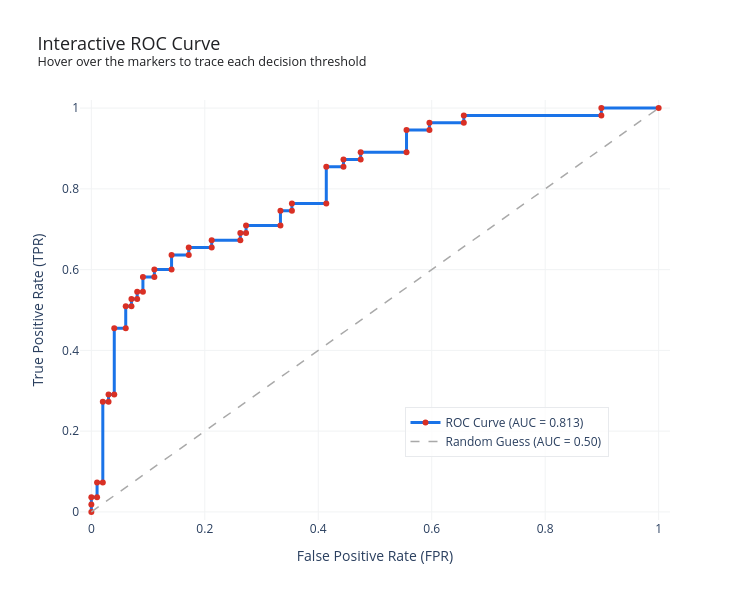

Notebook code for this chart:
### Code cell
import plotly.graph_objects as go
from sklearn.metrics import auc

# 1. Compute the AUC score using your existing arrays
roc_auc = auc(fpr, tpr)

# 2. Format thresholds for the hover box (converts 'inf' to readable text)
thresholds_clean = [f"{t:.4f}" if np.isfinite(t) else "inf (Origin Anchor)" for t in thresholds]

# 3. Construct the Plotly visualization
fig = go.Figure()

# Plot your custom ROC Curve
fig.add_trace(go.Scatter(
    x=fpr,
    y=tpr,
    mode='lines+markers',
    name=f'ROC Curve (AUC = {roc_auc:.3f})',
    line=dict(color='#1A73E8', width=3), # Modern tech blue line
    marker=dict(size=6, color='#D93025'), # Distinct red marker points for thresholds
    text=thresholds_clean,
    hovertemplate=(
        "<b>Threshold:</b> %{text}<br>" +
        "<b>FPR (X):</b> %{x:.4f}<br>" +
        "<b>TPR (Y):</b> %{y:.4f}<br>" +
        "<extra></extra>"
    )
))

# Plot the 45-degree Random Guess baseline
fig.add_trace(go.Scatter(
    x=[0, 1],
    y=[0, 1],
    mode='lines',
    name='Random Guess (AUC = 0.50)',
    line=dict(color='darkgray', width=1.5, dash='dash')
))

# 4. Clean and professional layout styling
fig.update_layout(
    title=dict(
        text='Interactive ROC Curve<br><sup>Hover over the markers to trace each decision threshold</sup>',
        font=dict(size=18, color='#202124')
    ),
    xaxis_title='False Positive Rate (FPR)',
    yaxis_title='True Positive Rate (TPR)',
    xaxis=dict(range=[-0.02, 1.02], gridcolor='#F1F3F4', zeroline=False),
    yaxis=dict(range=[-0.02, 1.02], gridcolor='#F1F3F4', zeroline=False),
    width=750,
    height=600,
    plot_bgcolor='white',
    paper_bgcolor='white',
    legend=dict(x=0.55, y=0.15, bgcolor='rgba(255, 255, 255, 0.8)', bordercolor='#E8EAED', borderwidth=1),
    hovermode='closest'
)

# Run this to render the interactive plot in your notebook/browser
fig.show()

### Figure 1 — Plotly figure (JSON) as saved in the notebook; plotly's stock layout.template omitted (floating-point values rounded to 4 significant figures)
{"data": [{"hovertemplate": "<b>Threshold:</b> %{text}<br><b>FPR (X):</b> %{x:.4f}<br><b>TPR (Y):</b> %{y:.4f}<br><extra></extra>", "line": {"color": "#1A73E8", "width": 3}, "marker": {"color": "#D93025", "size": 6}, "mode": "lines+markers", "name": "ROC Curve (AUC = 0.813)", "text": ["inf (Origin Anchor)", "0.9712", "0.9681", "0.9563", "0.9026", "0.8973", "0.8010", "0.7782", "0.7779", "0.7773", "0.7329", "0.7243", "0.6833", "0.6752", "0.6610", "0.6608", "0.6556", "0.6497", "0.6394", "0.6167", "0.6058", "0.5837", "0.5504", "0.5395", "0.5342", "0.5030", "0.5024", "0.4204", "0.4202", "0.4086", "0.3809", "0.3390", "0.3272", "0.3030", "0.3027", "0.2573", "0.2407", "0.2253", "0.2251", "0.2084", "0.2049", "0.1635", "0.1404", "0.1282", "0.1270", "0.1145", "0.1143", "0.0415", "0.0405", "0.0042"], "type": "scatter", "x": [0, 0, 0, 0.0101, 0.0101, 0.0202, 0.0202, 0.0303, 0.0303, 0.0404, 0.0404, 0.06061, 0.06061, 0.07071, 0.07071, 0.08081, 0.08081, 0.09091, 0.09091, 0.1111, 0.1111, 0.1414, 0.1414, 0.1717, 0.1717, 0.2121, 0.2121, 0.2626, 0.2626, 0.2727, 0.2727, 0.3333, 0.3333, 0.3535, 0.3535, 0.4141, 0.4141, 0.4444, 0.4444, 0.4747, 0.4747, 0.5556, 0.5556, 0.596, 0.596, 0.6566, 0.6566, 0.899, 0.899, 1], "y": [0, 0.01818, 0.03636, 0.03636, 0.07273, 0.07273, 0.2727, 0.2727, 0.2909, 0.2909, 0.4545, 0.4545, 0.5091, 0.5091, 0.5273, 0.5273, 0.5455, 0.5455, 0.5818, 0.5818, 0.6, 0.6, 0.6364, 0.6364, 0.6545, 0.6545, 0.6727, 0.6727, 0.6909, 0.6909, 0.7091, 0.7091, 0.7455, 0.7455, 0.7636, 0.7636, 0.8545, 0.8545, 0.8727, 0.8727, 0.8909, 0.8909, 0.9455, 0.9455, 0.9636, 0.9636, 0.9818, 0.9818, 1, 1]}, {"line": {"color": "darkgray", "dash": "dash", "width": 1.5}, "mode": "lines", "name": "Random Guess (AUC = 0.50)", "type": "scatter", "x": [0, 1], "y": [0, 1]}], "layout": {"height": 600, "hovermode": "closest", "legend": {"bgcolor": "rgba(255, 255, 255, 0.8)", "bordercolor": "#E8EAED", "borderwidth": 1, "x": 0.55, "y": 0.15}, "paper_bgcolor": "white", "plot_bgcolor": "white", "title": {"font": {"color": "#202124", "size": 18}, "text": "Interactive ROC Curve<br><sup>Hover over the markers to trace each decision threshold</sup>"}, "width": 750, "xaxis": {"gridcolor": "#F1F3F4", "range": [-0.02, 1.02], "title": {"text": "False Positive Rate (FPR)"}, "zeroline": false}, "yaxis": {"gridcolor": "#F1F3F4", "range": [-0.02, 1.02], "title": {"text": "True Positive Rate (TPR)"}, "zeroline": false}}}
